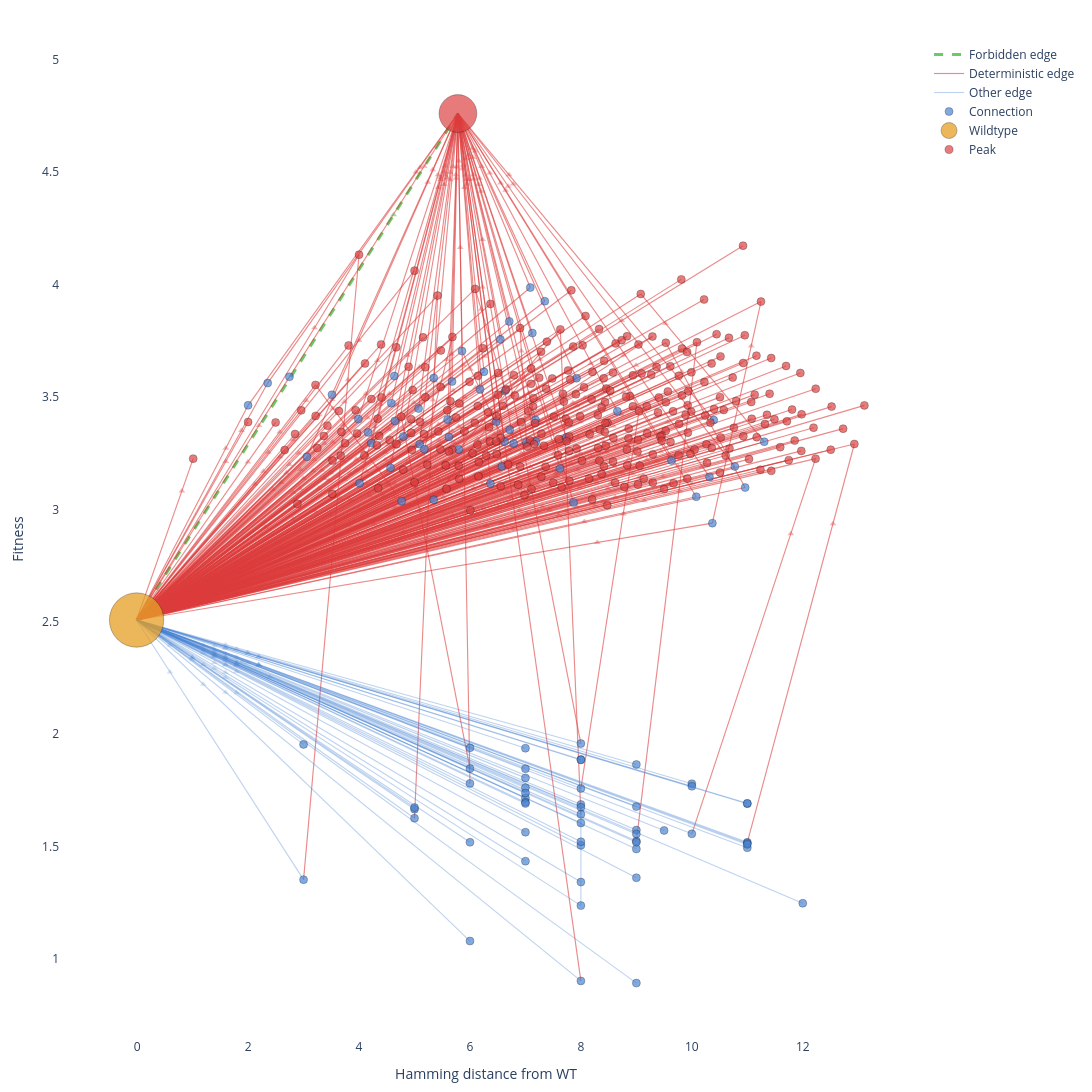

Here is the notebook cell this chart was saved with:
### Code cell
import math
from fitness_landscape_graph.graph_analyzer import GraphAnalyzer, VisConfig
concentration = 12.0
graph_path = f"../exp-01-reproduce-results/outputs/run1-reproduce-results/azt_{int(concentration)}_0.graphml"
# here the graph_path should be the output path of generate_graph.sh
ga = GraphAnalyzer(graph_path)

# Visualize — node IDs are shown in the plot
config = VisConfig()
config.x_mode = "average"
config.figure_width = 1600
config.figure_height = 1100
config.edge_width_scaling = lambda w: max(0.5, min(3.0, math.log1p(w) * 0.3))

fig = ga.plot(config=config)
fig.show()

### Figure 1 — Plotly figure (JSON) as saved in the notebook; plotly's stock layout.template omitted (floating-point values rounded to 4 significant figures; data arrays with more than 128 entries replaced by an {"elided": "..."} marker saying what was removed)
{"data": [{"hoverinfo": "none", "line": {"color": "rgba(40,180,40,0.7)", "dash": "dash", "width": 3}, "mode": "lines", "name": "Forbidden edge", "showlegend": true, "type": "scatter", "x": [-0.01025, 5.783, null], "y": [2.507, 4.761, null]}, {"hoverinfo": "none", "line": {"color": "rgba(220,60,60,0.6)", "dash": "solid", "width": 1.142}, "mode": "lines", "name": "Deterministic edge", "showlegend": true, "type": "scatter", "x": {"elided": "1221 float values"}, "y": {"elided": "1221 float values"}}, {"hoverinfo": "none", "line": {"color": "rgba(70,130,210,0.35)", "dash": "solid", "width": 1.127}, "mode": "lines", "name": "Other edge", "showlegend": true, "type": "scatter", "x": {"elided": "162 float values"}, "y": {"elided": "162 float values"}}, {"hoverinfo": "none", "marker": {"color": {"elided": "462 str values"}, "opacity": 0.6, "size": 6, "symbol": "triangle-up"}, "mode": "markers", "showlegend": false, "type": "scatter", "x": {"elided": "462 float values"}, "y": {"elided": "462 float values"}}, {"hoverinfo": "text", "marker": {"color": "rgba(0,0,0,0)", "opacity": 0, "size": 8}, "mode": "markers", "showlegend": false, "text": {"elided": "462 str values"}, "type": "scatter", "x": {"elided": "462 float values"}, "y": {"elided": "462 float values"}}, {"hoverinfo": "text", "marker": {"color": "rgba(70,130,210,0.8)", "line": {"color": ["rgba(0,0,0,0.3)", "rgba(0,0,0,0.3)", "rgba(0,0,0,0.3)", "rgba(0,0,0,0.3)", "rgba(0,0,0,0.3)", "rgba(0,0,0,0.3)", "rgba(0,0,0,0.3)", "rgba(0,0,0,0.3)", "rgba(0,0,0,0.3)", "rgba(0,0,0,0.3)", "rgba(0,0,0,0.3)", "rgba(0,0,0,0.3)", "rgba(0,0,0,0.3)", "rgba(0,0,0,0.3)", "rgba(0,0,0,0.3)", "rgba(0,0,0,0.3)", "rgba(0,0,0,0.3)", "rgba(0,0,0,0.3)", "rgba(0,0,0,0.3)", "rgba(0,0,0,0.3)", "rgba(0,0,0,0.3)", "rgba(0,0,0,0.3)", "rgba(0,0,0,0.3)", "rgba(0,0,0,0.3)", "rgba(0,0,0,0.3)", "rgba(0,0,0,0.3)", "rgba(0,0,0,0.3)", "rgba(0,0,0,0.3)", "rgba(0,0,0,0.3)", "rgba(0,0,0,0.3)", "rgba(0,0,0,0.3)", "rgba(0,0,0,0.3)", "rgba(0,0,0,0.3)", "rgba(0,0,0,0.3)", "rgba(0,0,0,0.3)", "rgba(0,0,0,0.3)", "rgba(0,0,0,0.3)", "rgba(0,0,0,0.3)", "rgba(0,0,0,0.3)", "rgba(0,0,0,0.3)", "rgba(0,0,0,0.3)", "rgba(0,0,0,0.3)", "rgba(0,0,0,0.3)", "rgba(0,0,0,0.3)", "rgba(0,0,0,0.3)", "rgba(0,0,0,0.3)", "rgba(0,0,0,0.3)", "rgba(0,0,0,0.3)", "rgba(0,0,0,0.3)", "rgba(0,0,0,0.3)", "rgba(0,0,0,0.3)", "rgba(0,0,0,0.3)", "rgba(0,0,0,0.3)", "rgba(0,0,0,0.3)", "rgba(0,0,0,0.3)", "rgba(0,0,0,0.3)", "rgba(0,0,0,0.3)", "rgba(0,0,0,0.3)", "rgba(0,0,0,0.3)", "rgba(0,0,0,0.3)", "rgba(0,0,0,0.3)", "rgba(0,0,0,0.3)", "rgba(0,0,0,0.3)", "rgba(0,0,0,0.3)", "rgba(0,0,0,0.3)", "rgba(0,0,0,0.3)", "rgba(0,0,0,0.3)", "rgba(0,0,0,0.3)", "rgba(0,0,0,0.3)", "rgba(0,0,0,0.3)", "rgba(0,0,0,0.3)", "rgba(0,0,0,0.3)", "rgba(0,0,0,0.3)", "rgba(0,0,0,0.3)", "rgba(0,0,0,0.3)", "rgba(0,0,0,0.3)", "rgba(0,0,0,0.3)", "rgba(0,0,0,0.3)", "rgba(0,0,0,0.3)", "rgba(0,0,0,0.3)", "rgba(0,0,0,0.3)", "rgba(0,0,0,0.3)", "rgba(0,0,0,0.3)", "rgba(0,0,0,0.3)", "rgba(0,0,0,0.3)", "rgba(0,0,0,0.3)", "rgba(0,0,0,0.3)", "rgba(0,0,0,0.3)", "rgba(0,0,0,0.3)", "rgba(0,0,0,0.3)", "rgba(0,0,0,0.3)", "rgba(0,0,0,0.3)", "rgba(0,0,0,0.3)", "rgba(0,0,0,0.3)", "rgba(0,0,0,0.3)", "rgba(0,0,0,0.3)", "rgba(0,0,0,0.3)", "rgba(0,0,0,0.3)", "rgba(0,0,0,0.3)", "rgba(0,0,0,0.3)", "rgba(0,0,0,0.3)", "rgba(0,0,0,0.3)", "rgba(0,0,0,0.3)", "rgba(0,0,0,0.3)", "rgba(0,0,0,0.3)", "rgba(0,0,0,0.3)", "rgba(0,0,0,0.3)", "rgba(0,0,0,0.3)"], "width": [1, 1, 1, 1, 1, 1, 1, 1, 1, 1, 1, 1, 1, 1, 1, 1, 1, 1, 1, 1, 1, 1, 1, 1, 1, 1, 1, 1, 1, 1, 1, 1, 1, 1, 1, 1, 1, 1, 1, 1, 1, 1, 1, 1, 1, 1, 1, 1, 1, 1, 1, 1, 1, 1, 1, 1, 1, 1, 1, 1, 1, 1, 1, 1, 1, 1, 1, 1, 1, 1, 1, 1, 1, 1, 1, 1, 1, 1, 1, 1, 1, 1, 1, 1, 1, 1, 1, 1, 1, 1, 1, 1, 1, 1, 1, 1, 1, 1, 1, 1, 1, 1, 1, 1, 1, 1, 1, 1]}, "opacity": 0.85, "size": [8, 8, 8, 8, 8, 8, 8, 8, 8, 8, 8, 8, 8, 8, 8, 8, 8, 8, 8, 8, 8, 8, 8, 8, 8, 8, 8, 8, 8, 8, 8, 8, 8, 8, 8, 8, 8, 8, 8, 8, 8, 8, 8, 8, 8, 8, 8, 8, 8, 8, 8, 8, 8, 8, 8, 8, 8, 8, 8, 8, 8, 8, 8, 8, 8, 8, 8, 8, 8, 8, 8, 8, 8, 8, 8, 8, 8, 8, 8, 8, 8, 8, 8, 8, 8, 8, 8, 8, 8, 8, 8, 8, 8, 8, 8, 8, 8, 8, 8, 8, 8, 8, 8, 8, 8, 8, 8, 8], "symbol": "circle"}, "mode": "markers", "name": "Connection", "text": ["<b>P.VK.T..KS...</b><br>Fitness: 3.399<br>Group size: 2<br>Peak: No<br>WT: No<br>Logo: P.VK[N.]T..KS...", "<b>P.L.ST.....Q.</b><br>Fitness: 3.297<br>Group size: 2<br>Peak: No<br>WT: No<br>Logo: P[K.]L.ST.....Q.", "<b>PK..N.TSKCMLD</b><br>Fitness: 1.571<br>Group size: 2<br>Peak: No<br>WT: No<br>Logo: PK..[N.].TSKCMLD", "<b>PKVK.T.S.SM.D</b><br>Fitness: 3.354<br>Group size: 2<br>Peak: No<br>WT: No<br>Logo: PKVK.T.[.S].SM.D", "<b>P.VKN..SK.M..</b><br>Fitness: 3.926<br>Group size: 1<br>Peak: No<br>WT: No<br>Logo: P.VKN..SK.M..", "<b>.K.KH.TSKC...</b><br>Fitness: 3.528<br>Group size: 1<br>Peak: No<br>WT: No<br>Logo: .K.KH.TSKC...", "<b>P..K.........</b><br>Fitness: 3.463<br>Group size: 1<br>Peak: No<br>WT: No<br>Logo: P..K.........", "<b>...KST..KS..D</b><br>Fitness: 3.322<br>Group size: 1<br>Peak: No<br>WT: No<br>Logo: ...KST..KS..D", "<b>P..KS....SM.D</b><br>Fitness: 3.293<br>Group size: 1<br>Peak: No<br>WT: No<br>Logo: P..KS....SM.D", "<b>...KNT...CM..</b><br>Fitness: 3.324<br>Group size: 1<br>Peak: No<br>WT: No<br>Logo: ...KNT...CM..", "<b>....H...KS...</b><br>Fitness: 3.562<br>Group size: 1<br>Peak: No<br>WT: No<br>Logo: ....H...KS...", "<b>P..KNTT.K..Q.</b><br>Fitness: 3.987<br>Group size: 1<br>Peak: No<br>WT: No<br>Logo: P..KNTT.K..Q.", "<b>.K.KS.T.KSM..</b><br>Fitness: 3.756<br>Group size: 1<br>Peak: No<br>WT: No<br>Logo: .K.KS.T.KSM..", "<b>.K.KHT...C...</b><br>Fitness: 3.185<br>Group size: 1<br>Peak: No<br>WT: No<br>Logo: .K.KHT...C...", "<b>.K..N...KCM.D</b><br>Fitness: 3.302<br>Group size: 1<br>Peak: No<br>WT: No<br>Logo: .K..N...KCM.D", "<b>P...N...K.MQD</b><br>Fitness: 3.391<br>Group size: 1<br>Peak: No<br>WT: No<br>Logo: P...N...K.MQD", "<b>PK.KN.T.KS...</b><br>Fitness: 3.612<br>Group size: 1<br>Peak: No<br>WT: No<br>Logo: PK.KN.T.KS...", "<b>P...H.....M..</b><br>Fitness: 3.589<br>Group size: 1<br>Peak: No<br>WT: No<br>Logo: P...H.....M..", "<b>PK..H..SKSM..</b><br>Fitness: 3.301<br>Group size: 1<br>Peak: No<br>WT: No<br>Logo: PK..H..SKSM..", "<b>P..KHT..KS..D</b><br>Fitness: 3.533<br>Group size: 1<br>Peak: No<br>WT: No<br>Logo: P..KHT..KS..D", "<b>P.L.N...K..Q.</b><br>Fitness: 3.472<br>Group size: 1<br>Peak: No<br>WT: No<br>Logo: P.L.N...K..Q.", "<b>PK.K.T.SK..Q.</b><br>Fitness: 3.784<br>Group size: 1<br>Peak: No<br>WT: No<br>Logo: PK.K.T.SK..Q.", "<b>P..KST......D</b><br>Fitness: 3.342<br>Group size: 1<br>Peak: No<br>WT: No<br>Logo: P..KST......D", "<b>P...ST..K.M.D</b><br>Fitness: 3.393<br>Group size: 1<br>Peak: No<br>WT: No<br>Logo: P...ST..K.M.D", "<b>P.VKS..SKSM..</b><br>Fitness: 3.030<br>Group size: 1<br>Peak: No<br>WT: No<br>Logo: P.VKS..SKSM..", "<b>.K.K...S..ML.</b><br>Fitness: 3.593<br>Group size: 1<br>Peak: No<br>WT: No<br>Logo: .K.K...S..ML.", "<b>.K.KN....C..D</b><br>Fitness: 3.510<br>Group size: 1<br>Peak: No<br>WT: No<br>Logo: .K.KN....C..D", "<b>PK.K...SK.MQ.</b><br>Fitness: 3.836<br>Group size: 1<br>Peak: No<br>WT: No<br>Logo: PK.K...SK.MQ.", "<b>P...H..SKSM..</b><br>Fitness: 3.704<br>Group size: 1<br>Peak: No<br>WT: No<br>Logo: P...H..SKSM..", "<b>PKVKN...K.MLD</b><br>Fitness: 3.583<br>Group size: 1<br>Peak: No<br>WT: No<br>Logo: PKVKN...K.MLD", "<b>..LKNT..K..LD</b><br>Fitness: 3.191<br>Group size: 1<br>Peak: No<br>WT: No<br>Logo: ..LKNT..K..LD", "<b>.K.KS...KCMQ.</b><br>Fitness: 3.320<br>Group size: 1<br>Peak: No<br>WT: No<br>Logo: .K.KS...KCMQ.", "<b>PKVKS...KSM..</b><br>Fitness: 3.290<br>Group size: 1<br>Peak: No<br>WT: No<br>Logo: PKVKS...KSM..", "<b>.K...TTSK...D</b><br>Fitness: 3.448<br>Group size: 1<br>Peak: No<br>WT: No<br>Logo: .K...TTSK...D", "<b>P..KNTT......</b><br>Fitness: 3.295<br>Group size: 1<br>Peak: No<br>WT: No<br>Logo: P..KNTT......", "<b>..VKN....C...</b><br>Fitness: 3.116<br>Group size: 1<br>Peak: No<br>WT: No<br>Logo: ..VKN....C...", "<b>.KVKST..KCMLD</b><br>Fitness: 3.397<br>Group size: 1<br>Peak: No<br>WT: No<br>Logo: .KVKST..KCMLD", "<b>P..KNT.....Q.</b><br>Fitness: 3.401<br>Group size: 1<br>Peak: No<br>WT: No<br>Logo: P..KNT.....Q.", "<b>PKV.N..SK...D</b><br>Fitness: 3.398<br>Group size: 1<br>Peak: No<br>WT: No<br>Logo: PKV.N..SK...D", "<b>.KV..T.SK..L.</b><br>Fitness: 3.584<br>Group size: 1<br>Peak: No<br>WT: No<br>Logo: .KV..T.SK..L.", "<b>PK..N...KC..D</b><br>Fitness: 3.569<br>Group size: 1<br>Peak: No<br>WT: No<br>Logo: PK..N...KC..D", "<b>P..KSTT.KC..D</b><br>Fitness: 3.436<br>Group size: 1<br>Peak: No<br>WT: No<br>Logo: P..KSTT.KC..D", "<b>..LKST..KC..D</b><br>Fitness: 3.114<br>Group size: 1<br>Peak: No<br>WT: No<br>Logo: ..LKST..KC..D", "<b>.K.KH.T.KSMQ.</b><br>Fitness: 3.182<br>Group size: 1<br>Peak: No<br>WT: No<br>Logo: .K.KH.T.KSMQ.", "<b>PKL..T.S...LD</b><br>Fitness: 3.266<br>Group size: 1<br>Peak: No<br>WT: No<br>Logo: PKL..T.S...LD", "<b>P.LKN.T.K.MQD</b><br>Fitness: 3.191<br>Group size: 1<br>Peak: No<br>WT: No<br>Logo: P.LKN.T.K.MQD", "<b>P.LKS...KS.QD</b><br>Fitness: 1.958<br>Group size: 1<br>Peak: No<br>WT: No<br>Logo: P.LKS...KS.QD", "<b>P.L.ST..KC..D</b><br>Fitness: 1.937<br>Group size: 1<br>Peak: No<br>WT: No<br>Logo: P.L.ST..KC..D", "<b>PKV..TTSKC.QD</b><br>Fitness: 3.301<br>Group size: 1<br>Peak: No<br>WT: No<br>Logo: PKV..TTSKC.QD", "<b>PK.KH..SKSM.D</b><br>Fitness: 3.217<br>Group size: 1<br>Peak: No<br>WT: No<br>Logo: PK.KH..SKSM.D", "<b>P.LKNT.S.C...</b><br>Fitness: 3.267<br>Group size: 1<br>Peak: No<br>WT: No<br>Logo: P.LKNT.S.C...", "<b>P.V....S.....</b><br>Fitness: 1.352<br>Group size: 1<br>Peak: No<br>WT: No<br>Logo: P.V....S.....", "<b>....HT.S....D</b><br>Fitness: 3.234<br>Group size: 1<br>Peak: No<br>WT: No<br>Logo: ....HT.S....D", "<b>PKV..TT..CML.</b><br>Fitness: 1.237<br>Group size: 1<br>Peak: No<br>WT: No<br>Logo: PKV..TT..CML.", "<b>PKV..T.SK.MQD</b><br>Fitness: 1.524<br>Group size: 1<br>Peak: No<br>WT: No<br>Logo: PKV..T.SK.MQD", "<b>....H.TS..MQ.</b><br>Fitness: 3.036<br>Group size: 1<br>Peak: No<br>WT: No<br>Logo: ....H.TS..MQ.", "<b>.KV.STTS.SMLD</b><br>Fitness: 3.097<br>Group size: 1<br>Peak: No<br>WT: No<br>Logo: .KV.STTS.SMLD", "<b>..L....SKC.QD</b><br>Fitness: 3.042<br>Group size: 1<br>Peak: No<br>WT: No<br>Logo: ..L....SKC.QD", "<b>PKLK.T...C.L.</b><br>Fitness: 1.564<br>Group size: 1<br>Peak: No<br>WT: No<br>Logo: PKLK.T...C.L.", "<b>PKLKH...K.MLD</b><br>Fitness: 3.144<br>Group size: 1<br>Peak: No<br>WT: No<br>Logo: PKLKH...K.MLD", "<b>.KVKSTTS..MQD</b><br>Fitness: 2.938<br>Group size: 1<br>Peak: No<br>WT: No<br>Logo: .KVKSTTS..MQD", "<b>PKV.HT.....L.</b><br>Fitness: 1.519<br>Group size: 1<br>Peak: No<br>WT: No<br>Logo: PKV.HT.....L.", "<b>P.VKN.....MQ.</b><br>Fitness: 1.781<br>Group size: 1<br>Peak: No<br>WT: No<br>Logo: P.VKN.....MQ.", "<b>PK.KNTT..SMQ.</b><br>Fitness: 1.573<br>Group size: 1<br>Peak: No<br>WT: No<br>Logo: PK.KNTT..SMQ.", "<b>PKLK.TT..SMQ.</b><br>Fitness: 1.489<br>Group size: 1<br>Peak: No<br>WT: No<br>Logo: PKLK.TT..SMQ.", "<b>......T..S.Q.</b><br>Fitness: 1.954<br>Group size: 1<br>Peak: No<br>WT: No<br>Logo: ......T..S.Q.", "<b>PK.K.TT.KC.L.</b><br>Fitness: 1.342<br>Group size: 1<br>Peak: No<br>WT: No<br>Logo: PK.K.TT.KC.L.", "<b>PKV..T...S...</b><br>Fitness: 1.626<br>Group size: 1<br>Peak: No<br>WT: No<br>Logo: PKV..T...S...", "<b>PKLKNTTS.SMQD</b><br>Fitness: 1.247<br>Group size: 1<br>Peak: No<br>WT: No<br>Logo: PKLKNTTS.SMQD", "<b>PKV..TT..CMQ.</b><br>Fitness: 1.687<br>Group size: 1<br>Peak: No<br>WT: No<br>Logo: PKV..TT..CMQ.", "<b>PKL.HTTSK.MQ.</b><br>Fitness: 1.556<br>Group size: 1<br>Peak: No<br>WT: No<br>Logo: PKL.HTTSK.MQ.", "<b>.KLKH....C.QD</b><br>Fitness: 1.716<br>Group size: 1<br>Peak: No<br>WT: No<br>Logo: .KLKH....C.QD", "<b>PKV.ST.SKC.L.</b><br>Fitness: 0.892<br>Group size: 1<br>Peak: No<br>WT: No<br>Logo: PKV.ST.SKC.L.", "<b>P.L..TT.K..QD</b><br>Fitness: 1.761<br>Group size: 1<br>Peak: No<br>WT: No<br>Logo: P.L..TT.K..QD", "<b>PKVK.TT.....D</b><br>Fitness: 1.846<br>Group size: 1<br>Peak: No<br>WT: No<br>Logo: PKVK.TT.....D", "<b>PK.KSTTSKCMQ.</b><br>Fitness: 1.690<br>Group size: 1<br>Peak: No<br>WT: No<br>Logo: PK.KSTTSKCMQ.", "<b>PKL.H....CMQ.</b><br>Fitness: 1.738<br>Group size: 1<br>Peak: No<br>WT: No<br>Logo: PKL.H....CMQ.", "<b>.KV.S.TS.....</b><br>Fitness: 1.666<br>Group size: 1<br>Peak: No<br>WT: No<br>Logo: .KV.S.TS.....", "<b>P...NTTS.CMQD</b><br>Fitness: 1.677<br>Group size: 1<br>Peak: No<br>WT: No<br>Logo: P...NTTS.CMQD", "<b>..V..TT..CMQ.</b><br>Fitness: 1.939<br>Group size: 1<br>Peak: No<br>WT: No<br>Logo: ..V..TT..CMQ.", "<b>.KVK.TTSKCML.</b><br>Fitness: 1.779<br>Group size: 1<br>Peak: No<br>WT: No<br>Logo: .KVK.TTSKCML.", "<b>PKVKN....SM.D</b><br>Fitness: 1.887<br>Group size: 1<br>Peak: No<br>WT: No<br>Logo: PKVKN....SM.D", "<b>P...N.TS..ML.</b><br>Fitness: 1.846<br>Group size: 1<br>Peak: No<br>WT: No<br>Logo: P...N.TS..ML.", "<b>PKV..TTS.CM..</b><br>Fitness: 1.505<br>Group size: 1<br>Peak: No<br>WT: No<br>Logo: PKV..TTS.CM..", "<b>PKVK..T.KC..D</b><br>Fitness: 1.675<br>Group size: 1<br>Peak: No<br>WT: No<br>Logo: PKVK..T.KC..D", "<b>PKL...TSKCML.</b><br>Fitness: 1.361<br>Group size: 1<br>Peak: No<br>WT: No<br>Logo: PKL...TSKCML.", "<b>PKVKSTT..SMQD</b><br>Fitness: 1.519<br>Group size: 1<br>Peak: No<br>WT: No<br>Logo: PKVKSTT..SMQD", "<b>.KVKN.TSKC.LD</b><br>Fitness: 3.056<br>Group size: 1<br>Peak: No<br>WT: No<br>Logo: .KVKN.TSKC.LD", "<b>PKV.ST.S...LD</b><br>Fitness: 1.643<br>Group size: 1<br>Peak: No<br>WT: No<br>Logo: PKV.ST.S...LD", "<b>PKV.HT.S.SML.</b><br>Fitness: 1.519<br>Group size: 1<br>Peak: No<br>WT: No<br>Logo: PKV.HT.S.SML.", "<b>PKL..TT...MQ.</b><br>Fitness: 1.697<br>Group size: 1<br>Peak: No<br>WT: No<br>Logo: PKL..TT...MQ.", "<b>PKV.S.T..S.LD</b><br>Fitness: 1.758<br>Group size: 1<br>Peak: No<br>WT: No<br>Logo: PKV.S.T..S.LD", "<b>PKLKSTT..SMLD</b><br>Fitness: 1.494<br>Group size: 1<br>Peak: No<br>WT: No<br>Logo: PKLKSTT..SMLD", "<b>PKLK..T..SMLD</b><br>Fitness: 1.865<br>Group size: 1<br>Peak: No<br>WT: No<br>Logo: PKLK..T..SMLD", "<b>P.VK..TS..M..</b><br>Fitness: 1.079<br>Group size: 1<br>Peak: No<br>WT: No<br>Logo: P.VK..TS..M..", "<b>PKL..T.S..ML.</b><br>Fitness: 1.435<br>Group size: 1<br>Peak: No<br>WT: No<br>Logo: PKL..T.S..ML.", "<b>P.LKHTT.KCMQD</b><br>Fitness: 1.692<br>Group size: 1<br>Peak: No<br>WT: No<br>Logo: P.LKHTT.KCMQD", "<b>PKVKNT.SK.ML.</b><br>Fitness: 1.768<br>Group size: 1<br>Peak: No<br>WT: No<br>Logo: PKVKNT.SK.ML.", "<b>.K...TTSKSM.D</b><br>Fitness: 1.885<br>Group size: 1<br>Peak: No<br>WT: No<br>Logo: .K...TTSKSM.D", "<b>P....TT..S.L.</b><br>Fitness: 1.673<br>Group size: 1<br>Peak: No<br>WT: No<br>Logo: P....TT..S.L.", "<b>P.VKS.T.KC.Q.</b><br>Fitness: 1.605<br>Group size: 1<br>Peak: No<br>WT: No<br>Logo: P.VKS.T.KC.Q.", "<b>PKVK.T....ML.</b><br>Fitness: 1.692<br>Group size: 1<br>Peak: No<br>WT: No<br>Logo: PKVK.T....ML.", "<b>PKVKHTTSK.MQ.</b><br>Fitness: 1.514<br>Group size: 1<br>Peak: No<br>WT: No<br>Logo: PKVKHTTSK.MQ.", "<b>PKLK.TT...MLD</b><br>Fitness: 1.556<br>Group size: 1<br>Peak: No<br>WT: No<br>Logo: PKLK.TT...MLD", "<b>P.VK..TSK.M.D</b><br>Fitness: 1.521<br>Group size: 1<br>Peak: No<br>WT: No<br>Logo: P.VK..TSK.M.D", "<b>PKVK..TSK.M..</b><br>Fitness: 0.902<br>Group size: 1<br>Peak: No<br>WT: No<br>Logo: PKVK..TSK.M..", "<b>PK..H..S.S.LD</b><br>Fitness: 1.805<br>Group size: 1<br>Peak: No<br>WT: No<br>Logo: PK..H..S.S.LD", "<b>PK.KHTTSKCML.</b><br>Fitness: 1.509<br>Group size: 1<br>Peak: No<br>WT: No<br>Logo: PK.KHTTSKCML."], "type": "scatter", "x": [5.598, 7.017, 9.5, 6.716, 7.349, 6.636, 2, 5.621, 6.788, 4.798, 2.353, 7.087, 6.547, 4.567, 7.187, 6.475, 6.253, 2.746, 6.624, 6.183, 4.582, 7.125, 4.165, 4.646, 7.867, 4.636, 3.512, 6.709, 5.857, 7.921, 6.576, 7.735, 5.095, 5.073, 4.222, 4.011, 10.39, 3.987, 7.182, 5.347, 5.678, 8.657, 6.369, 7.624, 5.801, 10.78, 8, 7, 11.3, 9.633, 5.178, 3, 3.061, 8, 9, 4.769, 10.96, 5.346, 7, 10.32, 10.37, 6, 6, 9, 9, 3, 8, 5, 12, 8, 10, 7, 9, 7, 7, 11, 7, 5, 9, 6, 10, 8, 6, 8, 8, 9, 11, 10.08, 8, 9, 7, 8, 11, 9, 6, 7, 11, 10, 8, 5, 8, 7, 11, 9, 8, 8, 7, 11], "y": [3.399, 3.297, 1.571, 3.354, 3.926, 3.528, 3.463, 3.322, 3.293, 3.324, 3.562, 3.987, 3.756, 3.185, 3.302, 3.391, 3.612, 3.589, 3.301, 3.533, 3.472, 3.784, 3.342, 3.393, 3.03, 3.593, 3.51, 3.836, 3.704, 3.583, 3.191, 3.32, 3.29, 3.448, 3.295, 3.116, 3.397, 3.401, 3.398, 3.584, 3.569, 3.436, 3.114, 3.182, 3.266, 3.191, 1.958, 1.937, 3.301, 3.217, 3.267, 1.352, 3.234, 1.237, 1.524, 3.036, 3.097, 3.042, 1.564, 3.144, 2.938, 1.519, 1.781, 1.573, 1.489, 1.954, 1.342, 1.626, 1.247, 1.687, 1.556, 1.716, 0.8922, 1.761, 1.846, 1.69, 1.738, 1.666, 1.677, 1.939, 1.779, 1.887, 1.846, 1.505, 1.675, 1.361, 1.519, 3.056, 1.643, 1.519, 1.697, 1.758, 1.494, 1.865, 1.079, 1.435, 1.692, 1.768, 1.885, 1.673, 1.605, 1.692, 1.514, 1.556, 1.521, 0.9019, 1.805, 1.509]}, {"hoverinfo": "text", "marker": {"color": "rgba(230,160,40,0.9)", "line": {"color": ["rgba(0,0,0,0.3)"], "width": [1]}, "opacity": 0.85, "size": [54.39], "symbol": "circle"}, "mode": "markers", "name": "Wildtype", "text": ["<b>.K.KHT..KS..D</b><br>Fitness: 2.507<br>Group size: 52957<br>Peak: No<br>WT: Yes<br>Logo: [P.][.K][VL.][.K][.HSN][T.][T.][S.][.K][CS.][.M][LQ.][D.]"], "type": "scatter", "x": [-0.01025], "y": [2.507]}, {"hoverinfo": "text", "marker": {"color": "rgba(220,60,60,0.8)", "line": {"color": {"elided": "286 str values"}, "width": {"elided": "286 int values"}}, "opacity": 0.85, "size": {"elided": "286 float values"}, "symbol": "circle"}, "mode": "markers", "name": "Peak", "text": {"elided": "286 str values"}, "type": "scatter", "x": {"elided": "286 float values"}, "y": {"elided": "286 float values"}}], "layout": {"height": 1100, "hovermode": "closest", "margin": {"b": 40, "l": 60, "r": 20, "t": 40}, "plot_bgcolor": "white", "showlegend": true, "width": 1600, "xaxis": {"title": {"text": "Hamming distance from WT"}, "visible": true}, "yaxis": {"side": "left", "title": {"text": "Fitness"}}}}
